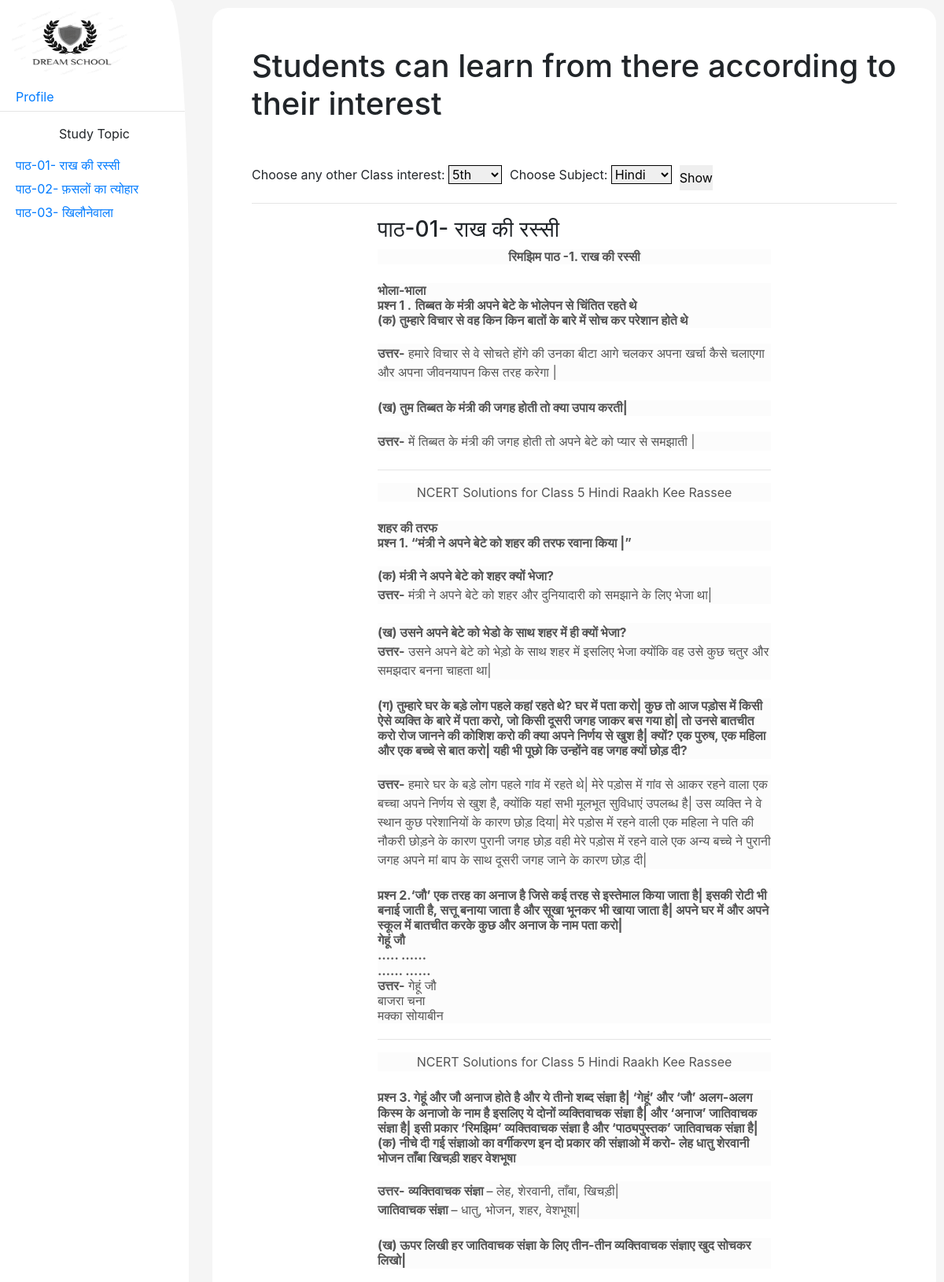
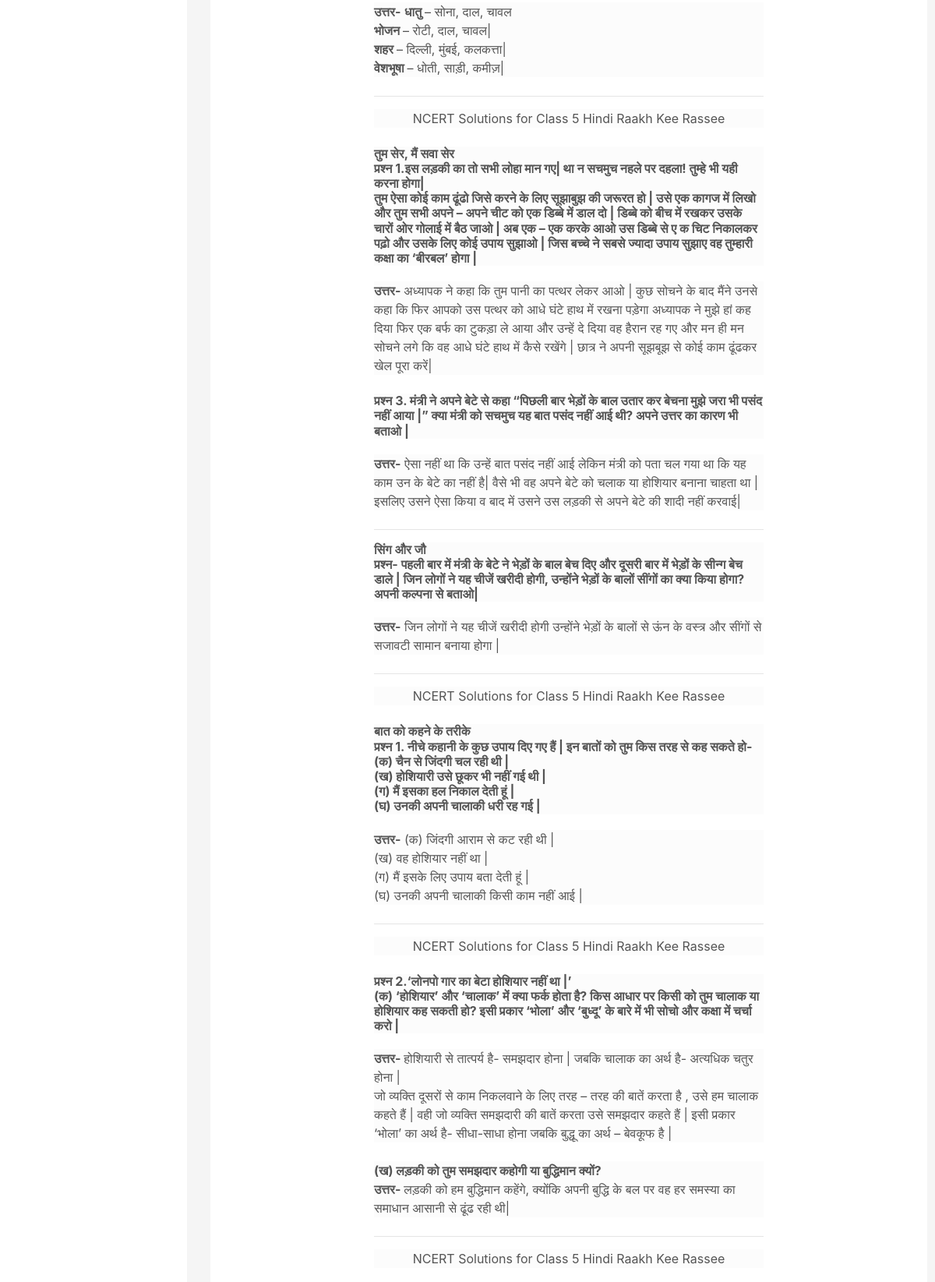
Page /panel/learn.php?class_id=7&subj=11&topic=7 (signed in, upper part) on the committed database (2 pictures, top to bottom).
### tables this page shows
CREATE TABLE `student` (
  `student_id` int(11) NOT NULL,
  `student_roll_no` int(11) NOT NULL,
  `class_id` int(11) DEFAULT NULL,
  `student_name` varchar(255) DEFAULT NULL,
  `student_email` varchar(255) DEFAULT NULL,
  `student_phone` varchar(13) DEFAULT NULL,
  `student_psw` varchar(255) DEFAULT NULL,
  `insert_by` int(11) NOT NULL,
  `insert_at` int(11) NOT NULL,
  `update_by` int(11) NOT NULL,
  `update_at` int(11) NOT NULL,
  `status` enum('active','in-active') NOT NULL
);

CREATE TABLE `classes` (
  `id` int(11) NOT NULL,
  `class_name` varchar(255) DEFAULT NULL,
  `incharge_id` int(11) DEFAULT NULL,
  `insert_by` int(11) DEFAULT NULL,
  `update_by` timestamp NULL DEFAULT current_timestamp(),
  `insert_at` timestamp NULL DEFAULT current_timestamp(),
  `update_at` int(11) DEFAULT NULL
);

CREATE TABLE `topic` (
  `topic_id` int(11) NOT NULL,
  `class_id` int(11) DEFAULT NULL,
  `subject_id` int(11) DEFAULT NULL,
  `topic_title` mediumtext DEFAULT NULL,
  `topic_content` text DEFAULT NULL,
  `insert_by` int(11) DEFAULT NULL,
  `update_by` int(11) DEFAULT NULL,
  `insert_at` timestamp NULL DEFAULT current_timestamp(),
  `update_at` timestamp NULL DEFAULT current_timestamp()
);

### panel/learn.php (the view, shortened to what this page needs)
<?php include "header.php"; ?>
<div class="wrapper_learn">
    <div class="container_learn">
        <div class="box_learn" >
            <h1 class="box_info_learn">Students can learn from there according to their interest</h1>
            <br>
            <form  method="get" style="display:flex;gap:10px">
            <div class="personal_learn">
                <label for="cars">Choose any other Class interest:</label>
                <select name="class_id" onchange="getSubject(this)" style="border : 1px solid black" required>
                    <?php
                    $class = $class_id;
                    $sql = "SELECT * FROM `classes`";
                    $sql = mysqli_query($conn, $sql);
                    while ($row = mysqli_fetch_assoc($sql)) {
                        ?>
                        <option value="<?= $row['id'] ?>" <?php if ($row['id'] == $class)
                                echo "selected  " ?>>
                            <?= $row['class_name'] ?></option>
                    <?php } ?>
                </select>
            </div>
            <div class="personal_learn">
                <label for="cars">Choose Subject:</label>
                <select name="subj" id="subj" style="border : 1px solid black" required>
                <?php
                $subj = "";
                $sql = "SELECT * FROM `subject` WHERE class_id=$class";
                $sql = mysqli_query($conn, $sql);
                while ($row = mysqli_fetch_assoc($sql)) {
                    if (isset($_GET['subj'])) {
                        $subj = $_GET['subj'];
                    }
                    ?>
                    <option value="<?= $row['id'] ?>" <?php if ($row['id'] == $subj)
                            echo "selected  " ?>>
                        <?= $row['subject_name'] ?></option>
                <?php } ?>
                </select>
            </div>
            <button type="submit">Show</button>
        </form>
        <hr>
        <div class="content-box">
                <?php
            if(!isset($_GET['subj'])){
                ?>
                <div class="aj-info-box">
                       <h4>✨ Please choose Sunject 📘 do you went to Study😊.</h4>
                    </div>
                <?php
            }else{
                $tid=$_GET['topic'];
                    $sql = "SELECT * FROM topic WHERE topic_id=$tid";
                    $sql = mysqli_query($conn, $sql);
                    if(mysqli_num_rows($sql)>0){
                        $row = mysqli_fetch_assoc($sql);
                        ?>
                        <div>
                        <h3><?=$row['topic_title']?></h3>
                        </div>
                        <div>
                            <h3><?=$row['topic_content']?></h3>
                        </div>
                        <?php
                    }
            }
                ?>
        </div>
         </div>
    </div>
</div>
<?php
include "topicList.php";
?>
<?php include "footer.php" ?>

### panel/topicList.php (shortened to what this page needs)
<nav>
        <ul style="max-height: 600px;min-height:400pc;overflow:scroll">
            <li>
                <a href="#" class="logo">
                    <img src="../assets/images/black.png" alt="">
                </a>
            </li>
            <li><a href="profile.php">
                    <span class="nav-item ">Profile</span>
                </a>
            </li>
                <hr>
                <center>Study Topic</center>
            <?php
            $sql = "SELECT * FROM topic WHERE class_id=$class";
            if(isset($_GET['subj'])){
                $sql .=" AND subject_id=$subj";
            }
            $sql = mysqli_query($conn, $sql);
                ?>
                <?php
            while($row=mysqli_fetch_assoc($sql)){
                    ?>
                <li><a href="learn.php?class_id=<?=$row['class_id']?>&subj=<?=$row['subject_id']?>&topic=<?=$row['topic_id']?>">
                    <span class="nav-item "><?=$row['topic_title']?></span>
                </a>
            </li>
                    <?php
            }
            ?>
        </ul>
    </nav>

### assets/css/panel.css (style rules this page uses)
* { margin: 0px; padding: 0px; text-decoration: none; box-sizing: border-box; outline: none; border: none; }
body { background: #dfe9f5; }
nav { position: absolute; top: 0; bottom: 0; height: 100%; left: 0; background: #fff; width: 240px; overflow: hidden; transition: width 0.2s linear; border-top-right-radius: 10%; }
.logo { text-align: center; display: flex; transition: all 0.5s ease; margin: 10px 0 0 15px; }
.logo img { width: 150px; height: 85px; border-radius: 50%; }
.nav-item { position: relative; top: 12px; margin-left: 20px; }
.wrapper_learn { margin: 0px; padding: 0px; display: flex; min-height: 100vh; background: #f5f5f5; }
.container_learn { width: 100%; height: auto; margin: 0 auto; display: grid; grid-template-columns: repeat(auto-fit, minmax(250px, 1fr)); padding: 10px; box-sizing: border-box; margin-left: 260px; }
.container_learn .box_learn { position: relative; background: #fff; overflow: hidden; border-radius: 20px; padding: 50px; }
.box_info_learn { margin-bottom: 30px; }
* { margin: 0px; padding: 0px; }
h6 { font-size: 20px; font-weight: 30px; margin-top: 40px; }
.content-box { width:1200px; margin: auto; }
@media (max-width: 1200px) { .content-box { width:500px; } }

### rows in the picture
student: class_id "5th"
topic: topic_title "पाठ-01- राख की रस्सी", topic_content "रिमझिम पाठ -1. राख की रस्सी भोला-भाला प्रश्न 1 . तिब्बत के मंत्री अपने बेटे के भोलेपन से चिंतित रहते थे (क) तुम्हारे विचार से वह किन किन बातों के बारे में सोच कर परेशान होते थे उत्तर- हमारे विचार से वे सोचते होंगे की उनका बीटा आगे चलकर अपना खर्चा कैसे चलाएगा और अपना जीवनयापन किस तरह करेगा | (ख) तुम तिब्बत के मंत्री की जगह होती तो क्या उपाय करती| उत्तर- में तिब्बत के मंत्री की जगह होती तो अपने बेटे को प्यार से समझाती | NCERT Solutions for Class 5 Hindi Raakh Kee Rassee शहर की तरफ प्रश्न 1. “मंत्री ने अपने बेटे को शहर की तरफ रवाना किया |” (क) मंत्री ने अपने बेटे को शहर क्यों भेजा? उत्तर- मंत्री ने अपने बेटे को शहर और दुनियादारी को समझाने के लिए भेजा था| (ख) उसने अपने बेटे को भेडो के साथ शहर…"
topic: topic_title "पाठ-02- फ़सलों का त्योहार"
topic: topic_title "पाठ-03- खिलौनेवाला"

### other values in the picture
form field subj "Hindi"
